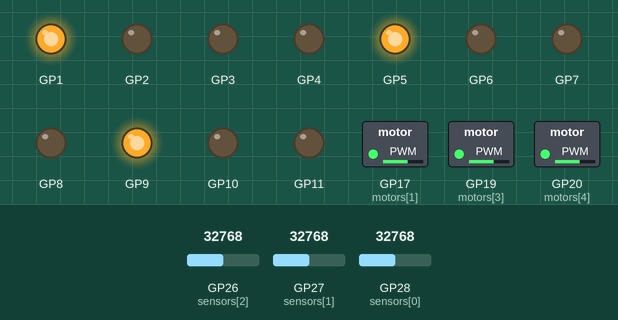
A program run on a simulated Raspberry Pi Pico running MicroPython. On the bench: switched loads named in the program (green lamp = pin HIGH), output pins drawn as LEDs (lit = HIGH). The test bench sets the inputs (shaded band); at power-on: GP26 (sensors[2]) = 32768, GP27 (sensors[1]) = 32768, GP28 (sensors[0]) = 32768 (analog values on the 0–65535 scale).

Above: at 1.2 s.
1.3 s: GP26 (sensors[2]) set to 30752
2.8 s: GP26 (sensors[2]) set to 29456
At 4.0 s:
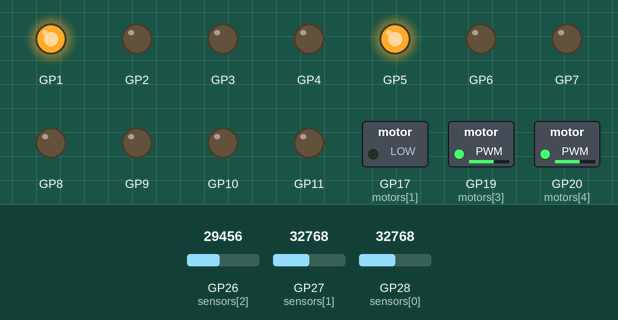
4.3 s: GP27 (sensors[1]) set to 30816
5.8 s: GP27 (sensors[1]) set to 29488
At 7.0 s:
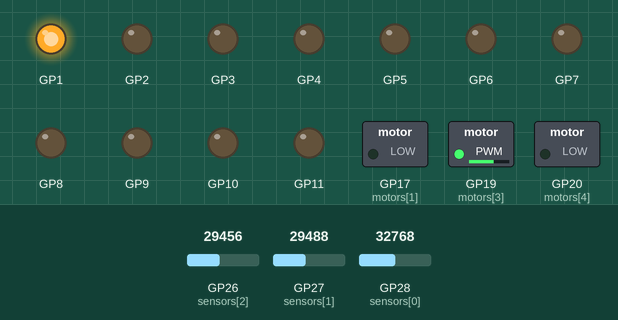
7.3 s: GP28 (sensors[0]) set to 30512
8.8 s: GP28 (sensors[0]) set to 29264
At 10.2 s:
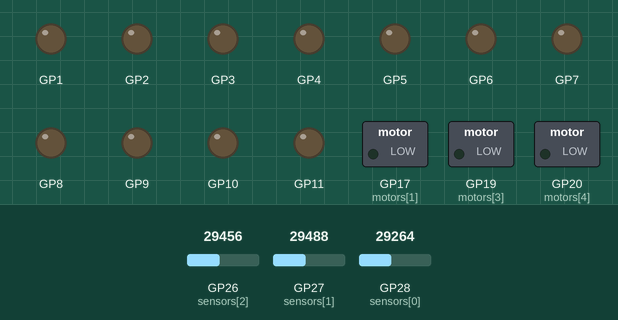
Timing chart, 0 to 11.3 s (numbered marks = the images above; inputs shaded):
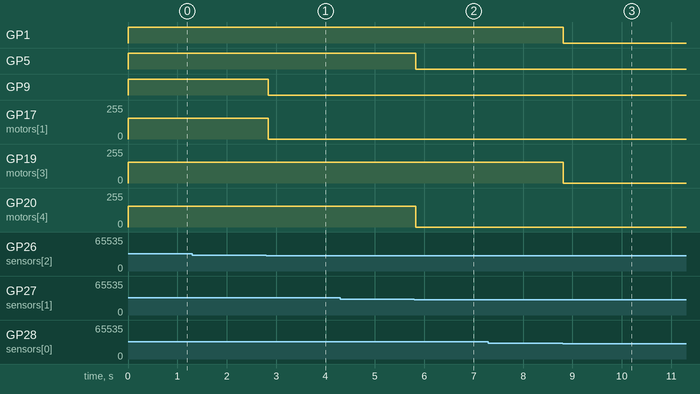

Measured:
- the behaviour switches between 30016 and 30000 on GP26 (sensors[2]) (found by bisection; images 0 and 1)
- the behaviour switches between 30016 and 30000 on GP27 (sensors[1]) (found by bisection; images 1 and 2)
- the behaviour switches between 30016 and 30000 on GP28 (sensors[0]) (found by bisection; images 2 and 3)
- after the input at 1.3 s, every drawn part: stays the same
- after the input at 2.8 s, GP9: HIGH → LOW at once; GP17 (motors[1]): 156/255 → 0/255 at once
- after the input at 4.3 s, every drawn part: stays the same
- after the input at 5.8 s, GP5: HIGH → LOW at once; GP20 (motors[4]): 156/255 → 0/255 at once
- after the input at 7.3 s, every drawn part: stays the same
- after the input at 8.8 s, GP1: HIGH → LOW at once; GP19 (motors[3]): 156/255 → 0/255 at once

The program:

pruebaSistema.py
```python
from machine import ADC, Pin, PWM
import time

# -------------------
# Sensores
# -------------------
sensors = [
    ADC(Pin(28)),  # Sensor 1 (analógico)
    ADC(Pin(27)),  # Sensor 2
    ADC(Pin(26)),  # Sensor 3
    Pin(22, Pin.IN, Pin.PULL_DOWN),  # Sensor 4 (digital)
    Pin(21, Pin.IN, Pin.PULL_DOWN)   # Sensor 5 (digital)
]

# -------------------
# LEDs RGB (DIGITALES)
# -------------------
leds = [
    [Pin(1, Pin.OUT),  Pin(2, Pin.OUT),  Pin(3, Pin.OUT)],    # LED 1: Pinky
    [Pin(4, Pin.OUT),  Pin(5, Pin.OUT),  Pin(6, Pin.OUT)],    # LED 2: Ring
    [Pin(7, Pin.OUT),  Pin(8, Pin.OUT),  Pin(9, Pin.OUT)],    # LED 3: Middle
    [Pin(10, Pin.OUT), Pin(11, Pin.OUT), Pin(12, Pin.OUT)],   # LED 4: Index
    [Pin(13, Pin.OUT), Pin(14, Pin.OUT), Pin(15, Pin.OUT)]    # LED 5: Thumb
]

# -------------------
# Motores PWM
# -------------------
motors = [
    PWM(Pin(16)),  # Motor 1
    PWM(Pin(17)),  # Motor 2
    PWM(Pin(18)),  # Motor 3
    PWM(Pin(19)),  # Motor 4
    PWM(Pin(20))   # Motor 5
]

# Mapear sensor → motor
motor_mapping = [3, 4, 1, 0, 2]

# Configurar frecuencia PWM para motores
for m in motors:
    m.freq(1000)

# -------------------
# Colores fijos por dedo
# -------------------
finger_colors = [
    (1, 0, 0),   # Pinky: rojo
    (0, 1, 0),   # Ring: verde
    (0, 0, 1),   # Middle: azul
    (1, 1, 0),   # Index: amarillo
    (1, 0, 1)    # Thumb: magenta
]

# -------------------
# Funciones de LED
# -------------------
def set_led_color(led, r, g, b):
    led[0].value(1 if r else 0)
    led[1].value(1 if g else 0)
    led[2].value(1 if b else 0)

def turn_off_led(led):
    led[0].value(0)
    led[1].value(0)
    led[2].value(0)

# -------------------
# Loop principal
# -------------------
while True:
    for i in range(5):
        # Lectura de sensores
        if i < 3:
            active = sensors[i].read_u16() > 30000
        else:
            active = sensors[i].value() == 1

        motor_index = motor_mapping[i]

        if active:
            r, g, b = finger_colors[i]
            set_led_color(leds[i], r, g, b)
            motors[motor_index].duty_u16(40000)
        else:
            turn_off_led(leds[i])
            motors[motor_index].duty_u16(0)

    time.sleep(0.05)
```
